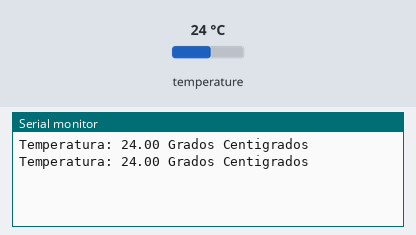
A sketch run on a simulated Arduino Uno, built with avr-gcc and run on an emulated ATmega328P. Parts: the last lines printed to the serial monitor. Inputs (shaded band) come from the test bench; at power-on: temperature 24 °C.

Above: at 2.3 s.
2.4 s: temperature set to 12 °C
At 2.4 s:
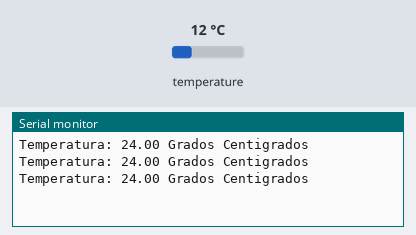
3.9 s: temperature set to 19 °C
At 3.9 s:
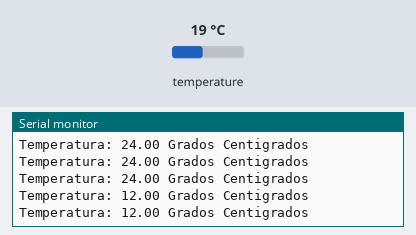
Timing chart, 0 to 6.9 s (numbered marks = the images above; inputs shaded):
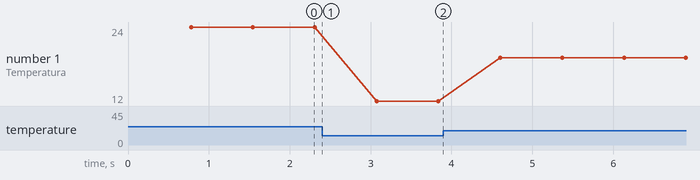

Measured:
- plotted number 1: 24 → 12 after the input at 2.4 s, 12 → 19 after the input at 3.9 s

The sketch:

practica_10.ino
```cpp
#include <OneWire.h>
#include <DallasTemperature.h>

OneWire pin(5); //conectado en pin 5
DallasTemperature sensor(&pin);
float temperatura = 0;

void setup() {
  Serial.begin(9600);

  sensor.begin();
}

void loop() {
  sensor.requestTemperatures();

  temperatura = sensor.getTempCByIndex(0);

  Serial.print("Temperatura: ");
  Serial.print(temperatura);
  Serial.println(" Grados Centigrados");
}
```
